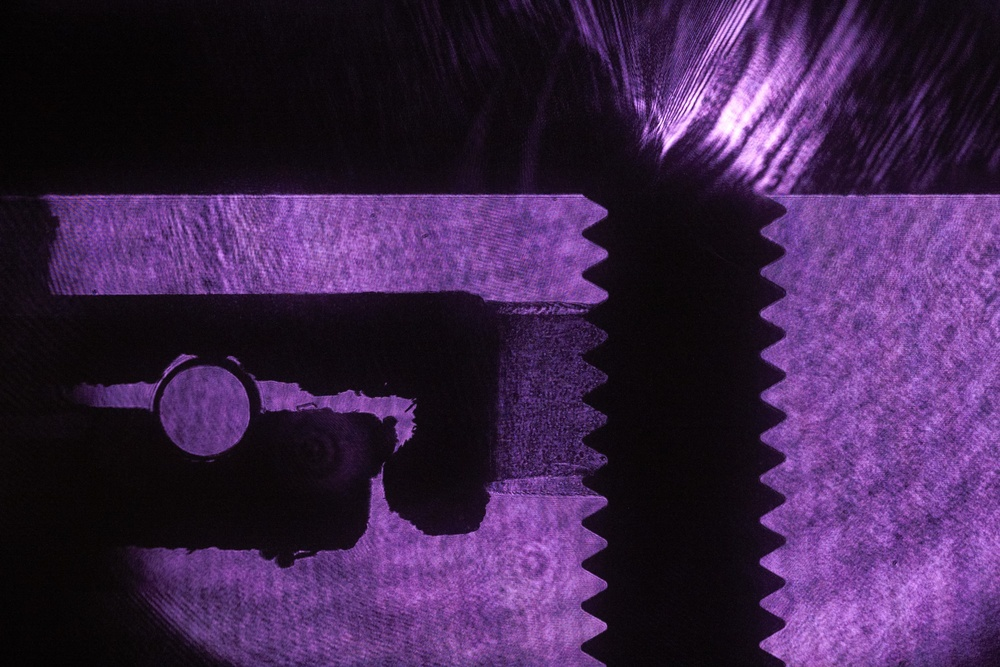
#> input picture test1.jpg, 1000 x 667 px, shrunk from 3000 x 2000 before the run
$ python phaseCorrelationTest.py
#> lines starting #> are read from the running program, lines starting #| are printed output that depends on the picture
### phaseCorrelation.py
# -*- coding: utf-8 -*-
"""
phaseCorrelation is a collection of functions for the phase correlation
method for aligning images

Created on Wed Oct 18 13:00:21 2023

@author: P3 Lab Office
"""
#%%
"""
PACKAGE IMPORTS
"""
import numpy as np
import matplotlib.pyplot as plt
#%%
"""
(dx, dy) = phaseCorrelation(im1, im2)
phaseCorrelate returns the displacement of the second image frame
with respect to the first, in the usual camera coordinate system
with (0,0) at the top left
optional margin and plotting arguments are for discarding the edge values
of the inverse ft of the phase correlation, as there can be significant high
amplitude noise there, and plotting sets whether or not to plot the
inverse ft and its maximum (which determines the displacement)
"""
def phaseCorrelate(im1, im2, margin=10, plotting=False):
    # get cross-power spectrum of two images
    # operations from wikipedia page on phase correlation
    G1 = np.fft.fft2(im1)
    G2 = np.fft.fft2(im2)
    R = G1*np.conjugate(G2)/(np.absolute(G1)*np.absolute(G2))
    r = np.fft.ifft2(R)
    r = np.real(r)  # remove imaginary component

    # get max, whose coordinates should be the displacement
    # NOTE: first array index is row#, which corresponds to y instead of x,
    # so first index of max location is dy, not dx, same for shape/lengths
    # NOTE: for some reason, getting high amplitude artifacts at edges, so
    # also get rid of margin # of edge values
    if margin>0:
        r[:margin,:] = 0
        r[-margin:, :] = 0
        r[:, :margin] = 0
        r[:, -margin:] = 0
    (dy, dx) = np.unravel_index(np.argmax(r), r.shape)

    # results of phase correlation in physical space, max marked w red 'X'
    if plotting:
        fig, ax = plt.subplots()
        ax.pcolormesh(r)
        ax.plot(dx, dy, 'rx')

    # account for negative displacements, which are weird (see notes 10-4-23)
    # in short, negative displacements give a maximum at (dx+Lx, dy+Ly)
    # instead of (dx, dy), which is detected by seeing if the given displacements
    # are > half of image length (b/c negative displacement shouldn't be
    # big enough to cause dx+Lx to be less than Lx/2 [|dx|<Lx/2]
    # and normal displacements also shouldn't be greater than that [dx<Lx/2]
    # NOTE: this then means that this algorithm won't work for displacements
    # greater than half the image length
    (Ly, Lx) = r.shape
    dx = dx-Lx if dx > Lx//2 else dx
    dy = dy-Ly if dy > Ly//2 else dy
    return (dx, dy)

#%%
"""
(im1_crop, im2_crop) = cropAlign(im1, im2, dx, dy)
cropALign returns the cropped and aligned im1 and im2 given the original
images and the displacment of im2 from im1 in the usual camera
coordinate system with (0,0) at the top left
"""
# [33 lines left out: function cropAlign, not called in this run]

### phaseCorrelationTest.py
# -*- coding: utf-8 -*-
"""
Created on Mon Oct  2 13:13:30 2023

@author: P3 Lab Office
"""

#%%
"""
PACKAGE IMPORTS
"""
import numpy as np
import tkinter as Tkinter, tkinter.filedialog as tkFileDialog
from PIL import Image#, ImageOps
import matplotlib.pyplot as plt
import phaseCorrelation

#%%
"""
DEBUG
"""
# if true, flip im2 to account for beamsplitter mirroring
flip = True

# set true to use cropped subselection of a single image
# instead of 2 separate images
subselection = False
if subselection:
    flip = True     # subselection automatically preflips

# set true to use cropped subselections for alignment instead of full images
align_images = False

# save aligned images if true
save = True

phasecorr_margin = 10
phasecorr_plotting = True

#%%
"""
FILE IMPORTS
"""
# this function opens a file select dialog through Tkinter and returns
# the path to the selected file
def getfile(message):
#> called with message = 'Select Image 1'
    root = Tkinter.Tk()
    root.after(100, root.focus_force)
    root.after(200,root.withdraw)
    filepath = tkFileDialog.askopenfilename(parent=root,title=message)
#> the answer given: test1.jpg
    return filepath

# choose images to perform phase correlation on
file1 = getfile('Select Image 1')
folder = '/'.join(file1.split('/')[:-1]) + '/'
# load images
im1 = np.array(Image.open(file1))
#> im1 is the input picture: shape (667, 1000, 3); mean R, G, B 60.7, 35.1, 74.6
if not subselection:
    im2 = np.array(Image.open(getfile('Select Image 2')))
#> the answer given: test2.jpg
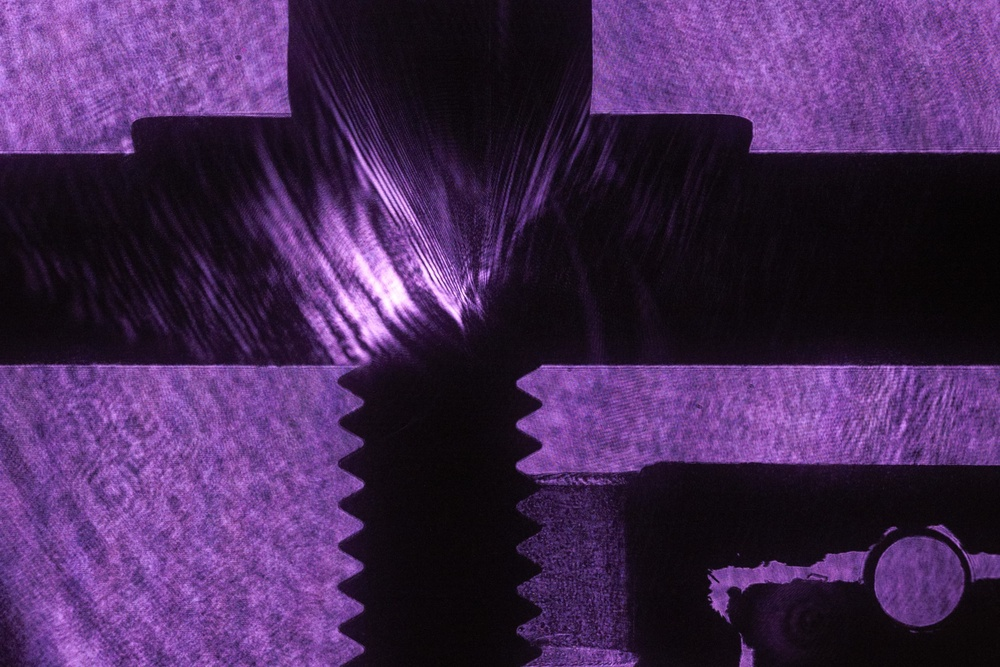
#> input picture test2.jpg, 1000 x 667 px, shrunk from 3000 x 2000 before the run
#> im2 is the input picture: shape (667, 1000, 3); mean R, G, B 68.5, 39.9, 85.2
else:
    # take cropped subselections of im1 to simulate translation
    # NOTE: translations should be smaller than margins for this to work
    dx_set = 1
    dy_set = 1
    #spacing from each edge for crop, so negative translations work
    margins = [200, 200, 200, 200]
    im = im1    # copy of im1, as i1 is cropped and im2 should be
    # a subselection of the og im1, not the cropped version
    im1 = im[margins[0]:-margins[1], margins[2]:-margins[3]]   # crop
    # translated crop
    im2 = im[margins[0]+dy_set:-margins[1]+dy_set,
              margins[2]+dx_set:-margins[3]+dx_set]
    # flip image to simulate effect of beamsplitter
    im2 = np.flip(im2, 1)

# convert to grayscale numpy arrays
# not doing this right now, as importing cr2 w PIL reduces to 8-bit, instead
# just importing 16-bit linear tiffs using imagej dcrawreader
# im1 = np.array(ImageOps.grayscale(im1))
# if not subselection:
#     im2 = np.array(ImageOps.grayscale(im2))

#%%
"""
PHASE CORRELATION
"""
# flip one image horizontally bc they're mirrored from the beamsplitter
# no need to comment out if using cropped subselection bc pre-flips
if flip:
    im2 = np.flip(im2, 1)
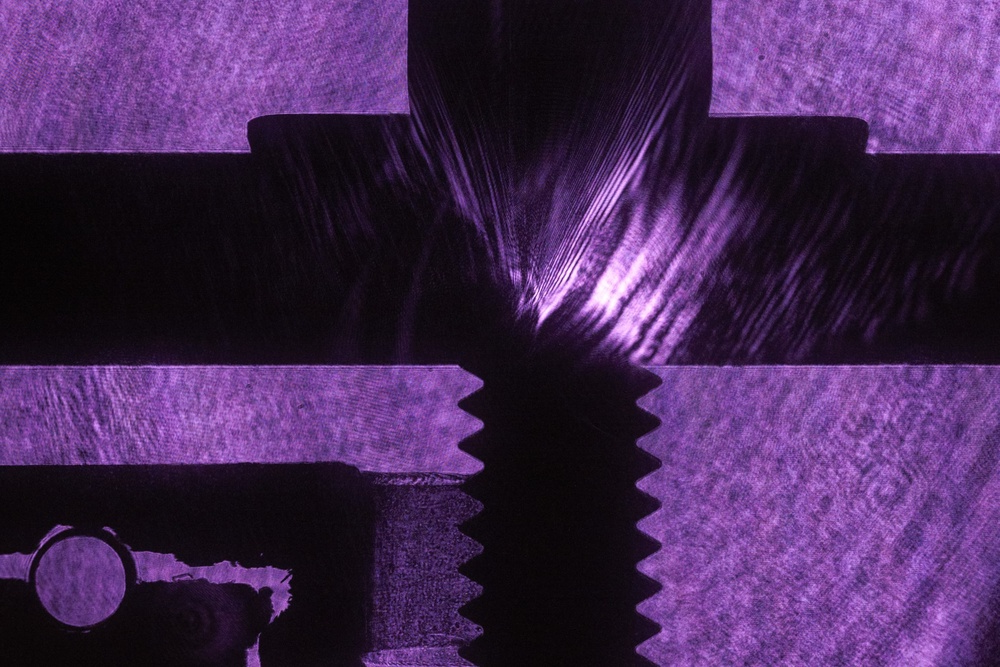
#> im2: shape (667, 1000, 3); mean R, G, B 68.5, 39.9, 85.2
# use phase correlation to get displacement of images, using alignment images,
# if align_images is True or otherwise just using im1 and im2
if not align_images:
    (dx, dy) = phaseCorrelation.phaseCorrelate(im1, im2,
                       margin=phasecorr_margin, plotting=phasecorr_plotting)
#> in phaseCorrelate, `r = np.real(r)`:
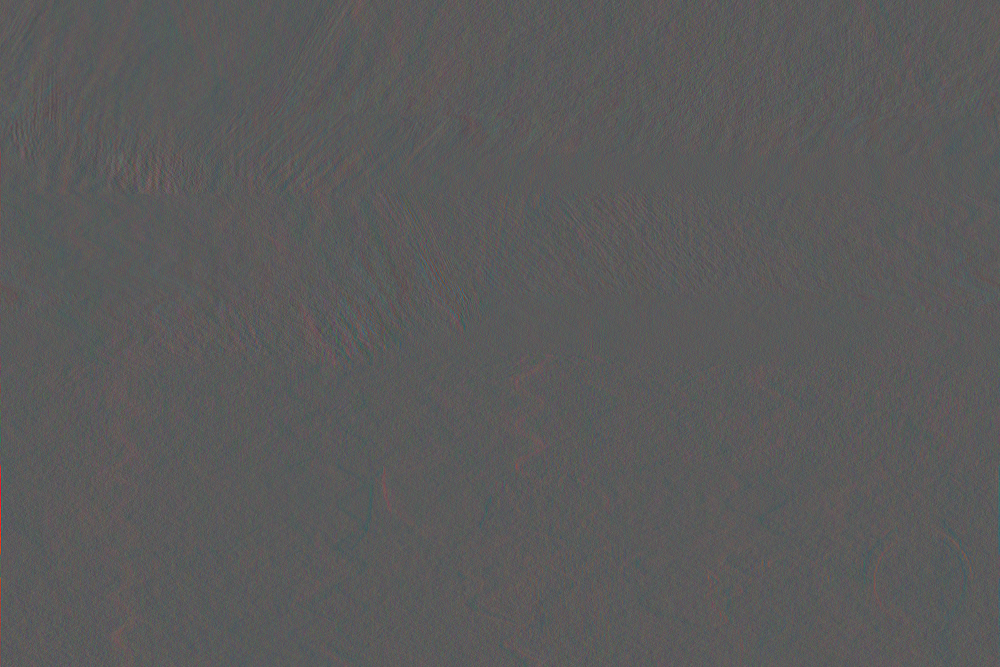
#> r: shape (667, 1000, 3) float64; mean of channels 0, 1, 2 0.000998, 1.14e-05, -9.88e-06; drawn with min black and max white
#> in phaseCorrelate, `r[:, :margin] = 0`:
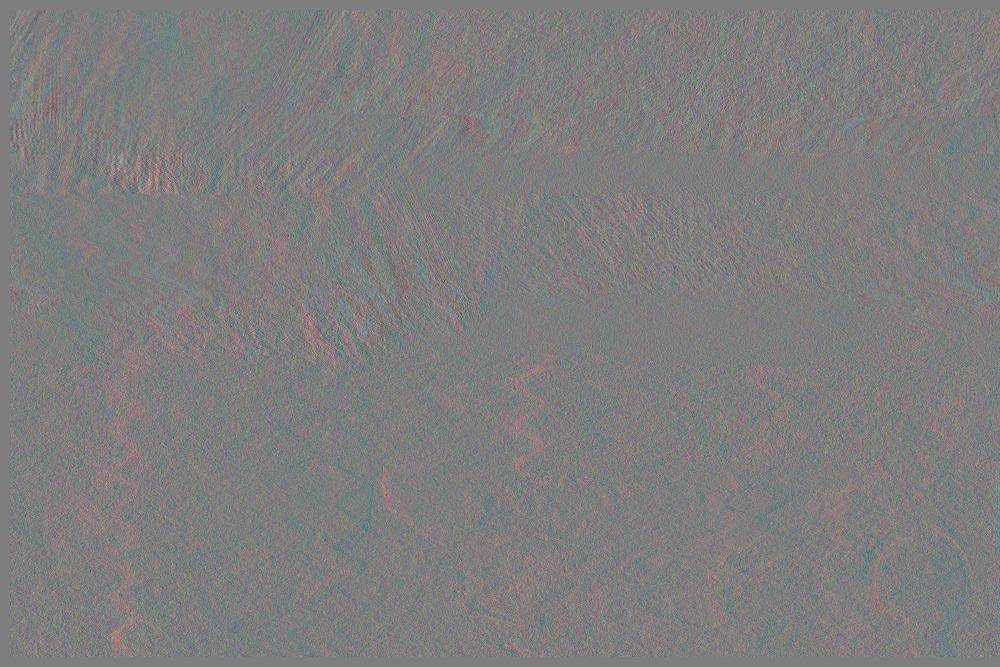
#> r: shape (667, 1000, 3) float64; mean of channels 0, 1, 2 0.000901, 2.29e-05, 1.11e-05; drawn with min black and max white
#> (the run stopped early here; a loop or call above may not have finished)
